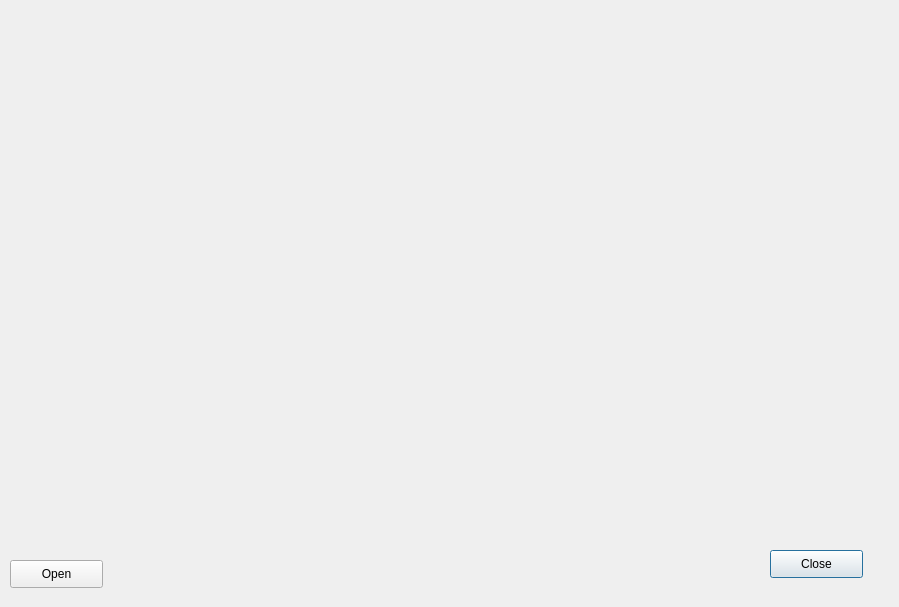
<?xml version="1.0" encoding="UTF-8"?>
<ui version="4.0">
 <class>DialogTiff</class>
 <widget class="QDialog" name="DialogTiff">
  <property name="geometry">
   <rect>
    <x>0</x>
    <y>0</y>
    <width>899</width>
    <height>607</height>
   </rect>
  </property>
  <property name="windowTitle">
   <string>Dialog</string>
  </property>
  <widget class="QPushButton" name="btnClose">
   <property name="geometry">
    <rect>
     <x>770</x>
     <y>550</y>
     <width>93</width>
     <height>28</height>
    </rect>
   </property>
   <property name="text">
    <string>Close</string>
   </property>
  </widget>
  <widget class="QPushButton" name="btnOpen">
   <property name="geometry">
    <rect>
     <x>10</x>
     <y>560</y>
     <width>93</width>
     <height>28</height>
    </rect>
   </property>
   <property name="text">
    <string>Open</string>
   </property>
  </widget>
  <widget class="QLabel" name="lblImage">
   <property name="geometry">
    <rect>
     <x>40</x>
     <y>40</y>
     <width>651</width>
     <height>471</height>
    </rect>
   </property>
   <property name="text">
    <string/>
   </property>
   <property name="scaledContents">
    <bool>true</bool>
   </property>
  </widget>
 </widget>
 <resources/>
 <connections/>
</ui>
